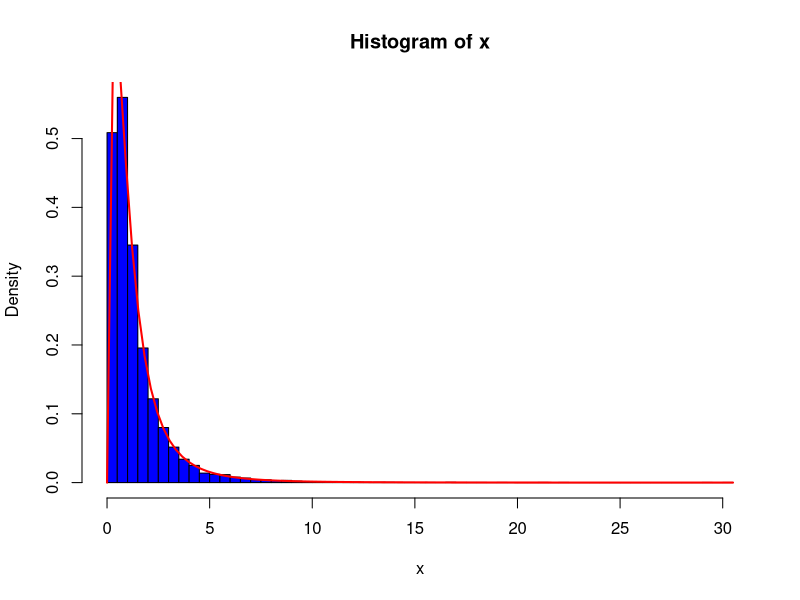
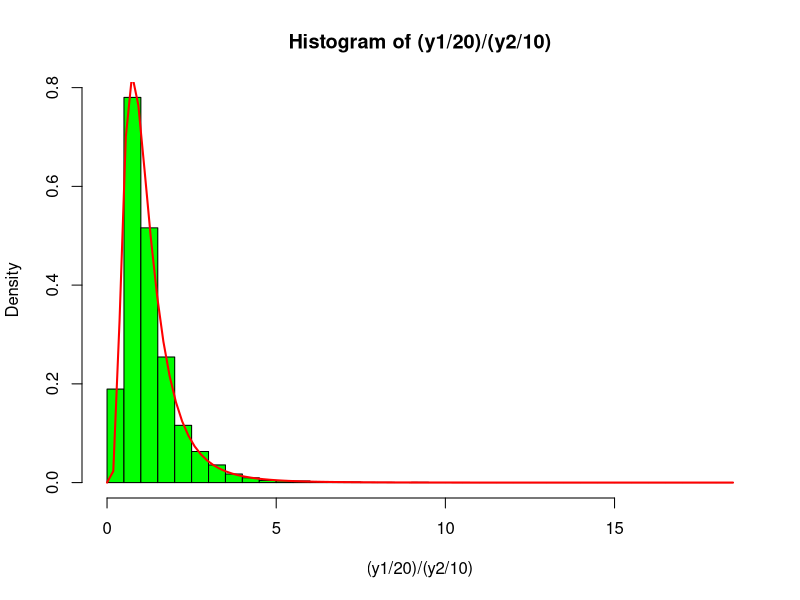

These charts were generated, in order, by the following R code:
# F分布
set.seed(123)
rf(10, df1 = 4, df2 = 7) # 自由度4,7のF分布に従う乱数
x <- rf(10000, df1 = 4, df2 = 7)
hist(x, freq = FALSE, breaks = 100, col = "blue") # ヒストグラム表示(密度表示)
curve(df(x, df1 = 4, df2 = 7), add = TRUE,
      col = "red", lwd = 2) # 理論上の確率密度関数

# カイ二乗分布を利用して$F$分布を生成
y1 <- rchisq(10000, df = 20) # 自由度 20のカイ二乗分布
y2 <- rchisq(10000, df = 10) # 自由度 10のカイ二乗分布
hist((y1/20)/(y2/10), freq = FALSE, breaks = 50, col = "green") # ヒストグラム(密度表示)
curve(df(x, df1 = 20, df2 = 10), add = TRUE,
      col = "red", lwd = 2) # 理論上の確率密度関数
